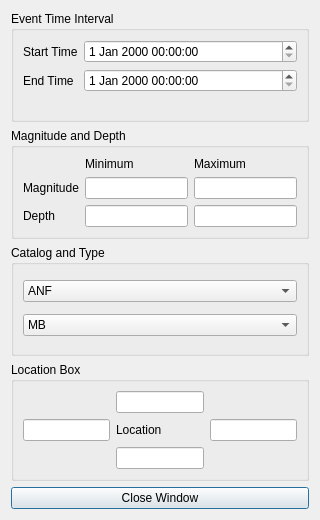
<?xml version="1.0" encoding="UTF-8"?>
<ui version="4.0">
 <class>Dialog</class>
 <widget class="QDialog" name="Dialog">
  <property name="geometry">
   <rect>
    <x>0</x>
    <y>0</y>
    <width>320</width>
    <height>520</height>
   </rect>
  </property>
  <property name="minimumSize">
   <size>
    <width>320</width>
    <height>520</height>
   </size>
  </property>
  <property name="windowTitle">
   <string>Dialog</string>
  </property>
  <layout class="QVBoxLayout" name="verticalLayout">
   <item>
    <widget class="QGroupBox" name="timeGroupBox">
     <property name="title">
      <string>Event Time Interval</string>
     </property>
     <layout class="QFormLayout" name="formLayout_2">
      <item row="1" column="1">
       <widget class="QDateTimeEdit" name="startDateTimeEdit"/>
      </item>
      <item row="1" column="0">
       <widget class="QLabel" name="startTimeLabel">
        <property name="text">
         <string>Start Time</string>
        </property>
       </widget>
      </item>
      <item row="2" column="1">
       <widget class="QDateTimeEdit" name="endDateTimeEdit"/>
      </item>
      <item row="2" column="0">
       <widget class="QLabel" name="endTimeLabel">
        <property name="text">
         <string>End Time</string>
        </property>
       </widget>
      </item>
     </layout>
    </widget>
   </item>
   <item>
    <widget class="QGroupBox" name="magDepthGroupBox">
     <property name="title">
      <string>Magnitude and Depth</string>
     </property>
     <layout class="QGridLayout" name="gridLayout">
      <item row="6" column="2">
       <widget class="QLineEdit" name="maximumDepthLineEdit"/>
      </item>
      <item row="6" column="1">
       <widget class="QLineEdit" name="minimumDepthLineEdit"/>
      </item>
      <item row="6" column="0">
       <widget class="QLabel" name="depthBoxLabel">
        <property name="text">
         <string>Depth</string>
        </property>
       </widget>
      </item>
      <item row="2" column="2">
       <widget class="QLineEdit" name="maximumMagnitudeLineEdit"/>
      </item>
      <item row="2" column="1">
       <widget class="QLineEdit" name="minimumMagnitudLineEdit"/>
      </item>
      <item row="2" column="0">
       <widget class="QLabel" name="magnitudeBoxLabel">
        <property name="text">
         <string>Magnitude</string>
        </property>
       </widget>
      </item>
      <item row="1" column="1">
       <widget class="QLabel" name="minimumBoxLabel">
        <property name="text">
         <string>Minimum</string>
        </property>
       </widget>
      </item>
      <item row="1" column="2">
       <widget class="QLabel" name="maximumBoxLabel">
        <property name="text">
         <string>Maximum</string>
        </property>
       </widget>
      </item>
     </layout>
    </widget>
   </item>
   <item>
    <widget class="QGroupBox" name="catalogTypeGroupBox">
     <property name="title">
      <string>Catalog and Type</string>
     </property>
     <layout class="QGridLayout" name="gridLayout_2">
      <item row="1" column="0">
       <widget class="QComboBox" name="cataloComboBox">
        <item>
         <property name="text">
          <string>ANF</string>
         </property>
        </item>
        <item>
         <property name="text">
          <string>GCMT</string>
         </property>
        </item>
        <item>
         <property name="text">
          <string>NEIC PDE</string>
         </property>
        </item>
        <item>
         <property name="text">
          <string>ISC</string>
         </property>
        </item>
       </widget>
      </item>
      <item row="2" column="0">
       <widget class="QComboBox" name="typeComboBox">
        <item>
         <property name="text">
          <string>MB</string>
         </property>
        </item>
        <item>
         <property name="text">
          <string>ML</string>
         </property>
        </item>
        <item>
         <property name="text">
          <string>MS</string>
         </property>
        </item>
        <item>
         <property name="text">
          <string>MW</string>
         </property>
        </item>
       </widget>
      </item>
     </layout>
    </widget>
   </item>
   <item>
    <widget class="QGroupBox" name="locationGroupBox">
     <property name="title">
      <string>Location Box</string>
     </property>
     <layout class="QGridLayout" name="gridLayout_3">
      <item row="2" column="0">
       <widget class="QLineEdit" name="eastValue"/>
      </item>
      <item row="2" column="2">
       <widget class="QLineEdit" name="westValue"/>
      </item>
      <item row="2" column="1">
       <widget class="QLabel" name="centerLabel">
        <property name="text">
         <string>Location</string>
        </property>
       </widget>
      </item>
      <item row="0" column="1">
       <widget class="QLineEdit" name="northValue"/>
      </item>
      <item row="3" column="1">
       <widget class="QLineEdit" name="southValue"/>
      </item>
     </layout>
    </widget>
   </item>
   <item>
    <widget class="QPushButton" name="closeButton">
     <property name="text">
      <string>Close Window</string>
     </property>
    </widget>
   </item>
  </layout>
 </widget>
 <resources/>
 <connections/>
</ui>
